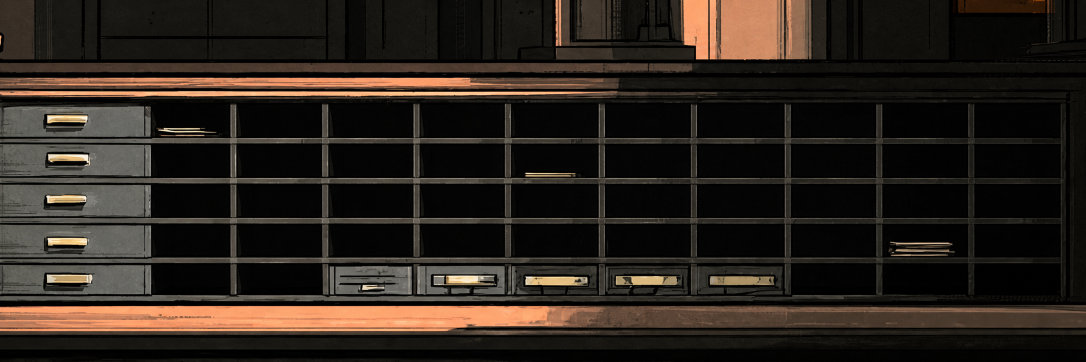
#> input picture image/coordinate_patch_editor/court_archive_sorter_ai.png, 2172 x 724 px (shown at 1/2 size)
$ python -i patch_editor.py   (imports and definitions only)
#> lines starting #> are read from the running program, lines starting #| are printed output that depends on the picture
#!/usr/bin/env python3
"""Coordinate-safe AI patch editor.

The script separates the generative step from geometry:
1. ``prepare`` extracts an exact padded crop and writes a manifest.
2. An image model edits that crop.
3. ``compose`` estimates small scale/translation drift from unchanged context,
   aligns the edited crop, and pastes only the approved object mask back at the
   original integer coordinates.

Pixels outside the hard object rectangle are copied from the source image and
are verified to be bit-identical before the result is saved.
"""

from __future__ import annotations

import argparse
import hashlib
import json
from pathlib import Path
from typing import Any

import numpy as np
from PIL import Image, ImageDraw, ImageFilter


SOURCE_DEFAULT = Path(r"D:\NDC_project\image\备选\法院-档案室.png")
OUT_DIR_DEFAULT = Path(r"D:\NDC_project\image\coordinate_patch_editor")

# Coordinates agreed with the user, expressed with a bottom-left origin.
OBJECT_CARTESIAN = (1232, 512, 1568, 624)
CROP_CARTESIAN = (1120, 408, 1680, 728)

CROP_NAME = "court_archive_folder_crop.png"
MASK_NAME = "court_archive_folder_mask.png"
AI_NAME = "court_archive_folder_ai.png"
REGISTERED_NAME = "court_archive_folder_registered.png"
DIFF_NAME = "court_archive_folder_diff.png"
FINAL_NAME = "法院-档案室_坐标回贴测试.png"
MANIFEST_NAME = "court_archive_folder_manifest.json"


# [6 lines left out: function sha256, not called in this run]


def cartesian_to_raster(rect: tuple[int, int, int, int], height: int) -> tuple[int, int, int, int]:
    left, bottom, right, top = rect
    return left, height - top, right, height - bottom


def load_rgb(path: Path) -> Image.Image:
    with Image.open(path) as image:
        return image.convert("RGB")


# [9 lines left out: function relative_rect, not called in this run]


def save_json(path: Path, value: dict[str, Any]) -> None:
    path.write_text(json.dumps(value, ensure_ascii=False, indent=2) + "\n", encoding="utf-8")


# [19 lines left out: function build_masks, not called in this run]


def prepare(source: Path, out_dir: Path) -> Path:
    source = source.resolve()
    out_dir.mkdir(parents=True, exist_ok=True)
    image = load_rgb(source)
    width, height = image.size

    object_raster = cartesian_to_raster(OBJECT_CARTESIAN, height)
    crop_raster = cartesian_to_raster(CROP_CARTESIAN, height)
    if not (0 <= crop_raster[0] < crop_raster[2] <= width):
        raise ValueError(f"Crop x range {crop_raster} is outside image width {width}")
    if not (0 <= crop_raster[1] < crop_raster[3] <= height):
        raise ValueError(f"Crop y range {crop_raster} is outside image height {height}")

    crop = image.crop(crop_raster)
    crop_path = out_dir / CROP_NAME
    crop.save(crop_path)

    object_relative = relative_rect(object_raster, crop_raster)
    hard_mask, feather_mask = build_masks(crop.size, object_relative)
    feather_mask.save(out_dir / MASK_NAME)
    hard_mask.save(out_dir / "court_archive_folder_hard_mask.png")

    manifest: dict[str, Any] = {
        "version": 1,
        "stage": "prepared",
        "source": str(source),
        "source_sha256": sha256(source),
        "original_size": [width, height],
        "coordinate_system": "cartesian_bottom_left",
        "object_rect_cartesian": list(OBJECT_CARTESIAN),
        "object_rect_raster_top_left": list(object_raster),
        "crop_rect_cartesian": list(CROP_CARTESIAN),
        "crop_rect_raster_top_left": list(crop_raster),
        "crop_size": list(crop.size),
        "object_rect_in_crop": list(object_relative),
        "files": {
            "crop": CROP_NAME,
            "feather_mask": MASK_NAME,
            "hard_mask": "court_archive_folder_hard_mask.png",
            "ai_patch": AI_NAME,
            "registered_patch": REGISTERED_NAME,
            "difference_preview": DIFF_NAME,
            "final": FINAL_NAME,
        },
    }
    manifest_path = out_dir / MANIFEST_NAME
    save_json(manifest_path, manifest)
    print(f"Prepared crop: {crop_path}")
    print(f"Crop size: {crop.size[0]} x {crop.size[1]}")
    print(f"Object rect in crop: {object_relative}")
    print(f"Manifest: {manifest_path}")
    return crop_path


# [41 lines left out: functions normalize_to_canvas, scaled_center, shifted, not called in this run]


def grayscale(image: Image.Image) -> np.ndarray:
    return np.asarray(image.convert("L"), dtype=np.float32) / 255.0


# [204 lines left out: functions gradient_magnitude, estimate_registration, apply_registration, difference_preview, compose, parse_args and 1 more, not called in this run]


# [2 lines not run here, left out]

>>> import cv2
>>> picture = cv2.imread('court_archive_sorter_ai.png', cv2.IMREAD_GRAYSCALE)
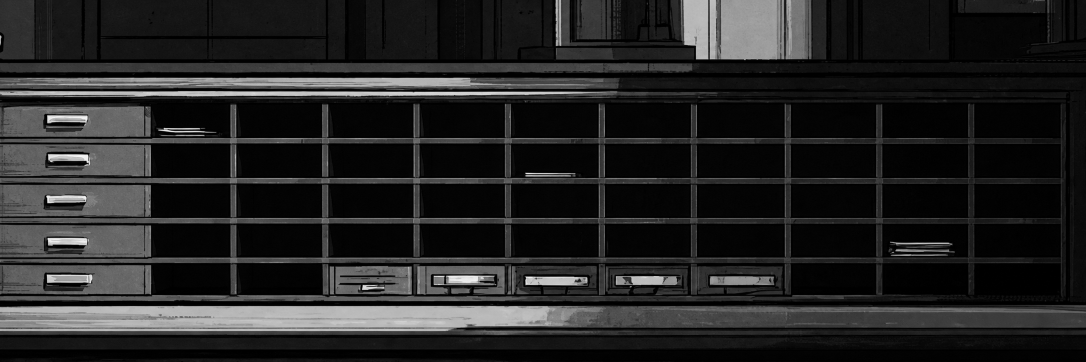
#> picture: shape (724, 2172) (shown at 1/2 size); min 0, max 253, mean 36.1
>>> result = prepare(picture, 'out.png')
#> (the run stopped early here; a loop or call above may not have finished)

$ run again, on image/备选/法院-Harrison 外间办公室.png
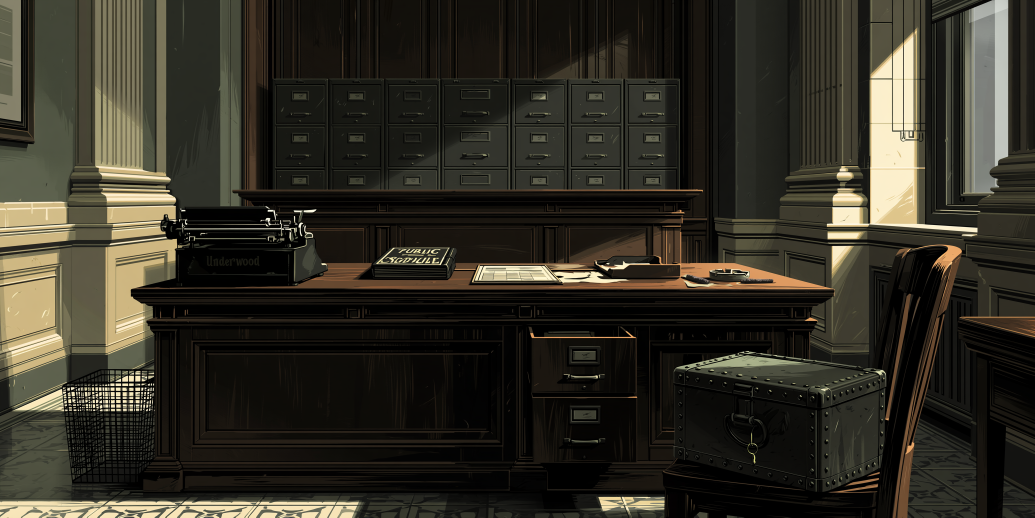
#> input picture image/备选/法院-Harrison 外间办公室.png, 3104 x 1552 px (shown at 1/3 size)
#> `picture = cv2.imread('court_archive_sorter_ai.png', cv2.IMREAD_GRAYSCA..`:
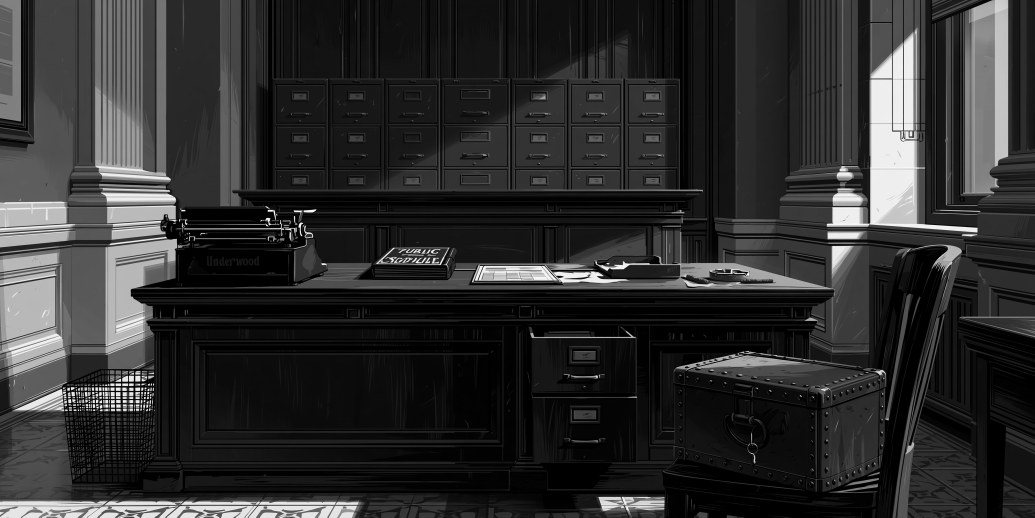
#> picture: shape (1552, 3104) (shown at 1/3 size); min 0, max 255, mean 46.1
